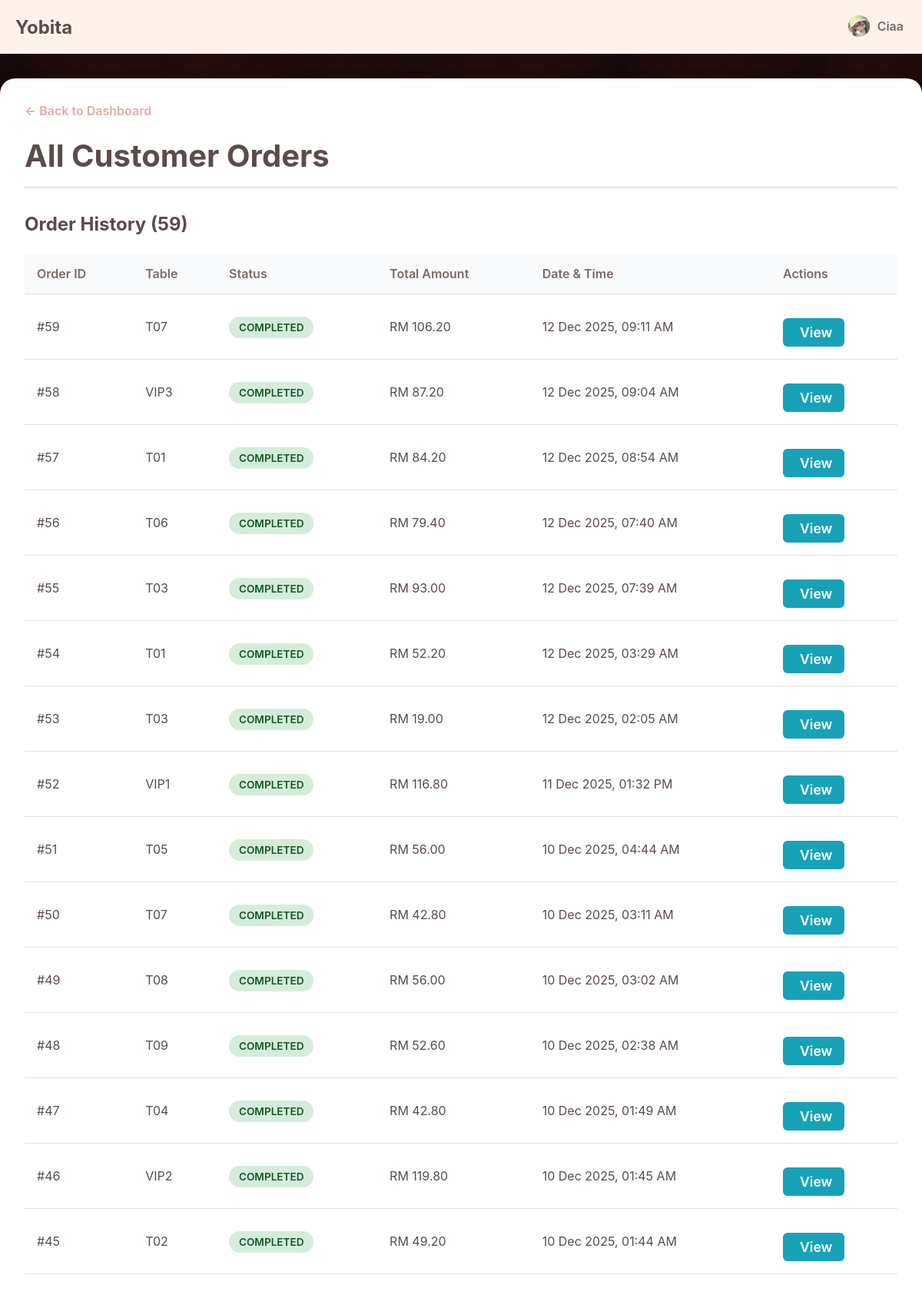
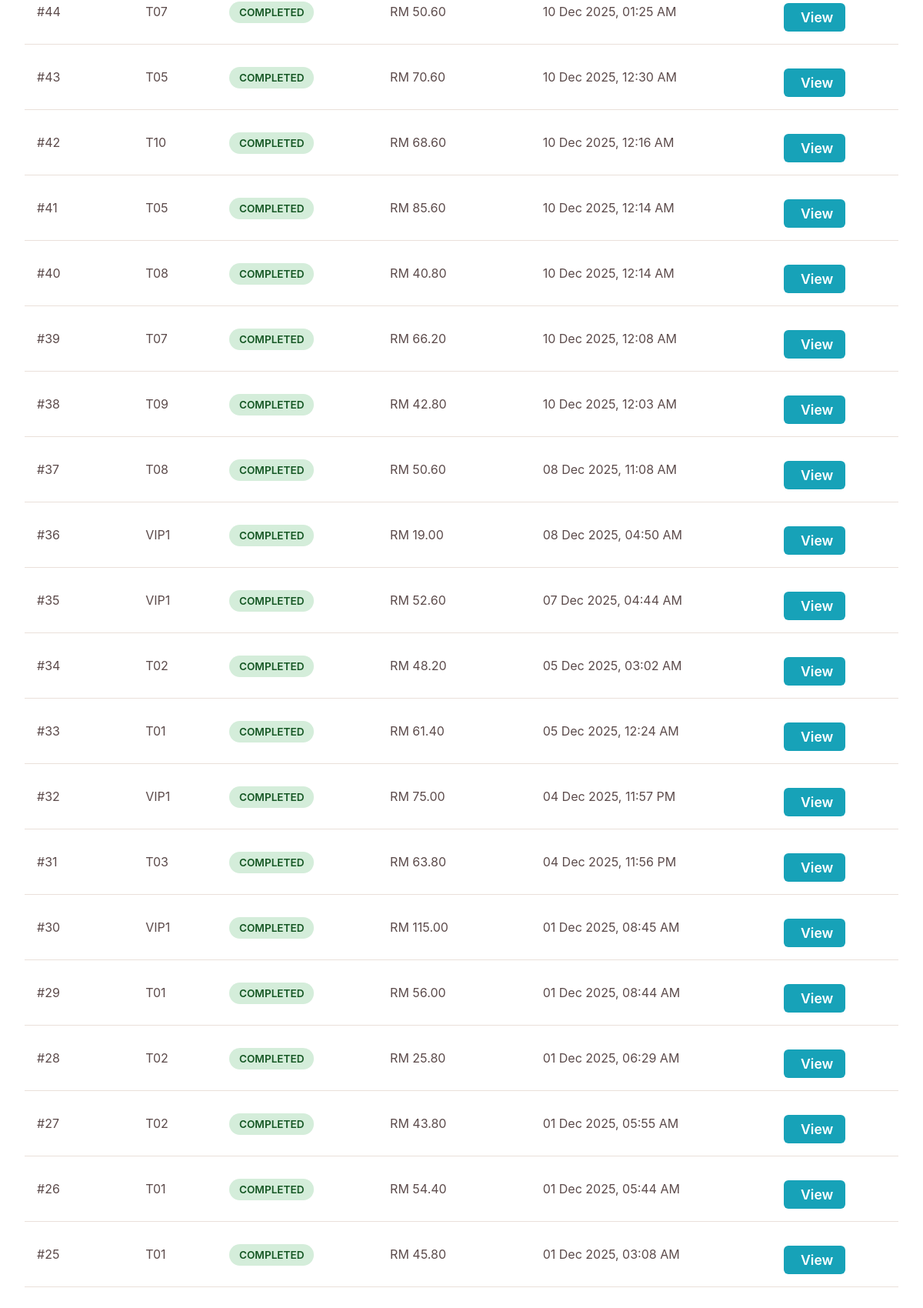
The app's page /app/admin/viewOrder.php (signed in, upper part) with its own data (2 pictures, top to bottom).
### tables this page shows
CREATE TABLE `orders` (
  `id` int(10) UNSIGNED NOT NULL,
  `table_id` int(10) UNSIGNED NOT NULL,
  `user_id` int(10) UNSIGNED NOT NULL,
  `status` enum('pending','prepared','completed','cancelled') NOT NULL DEFAULT 'pending',
  `total_amount` decimal(10,2) DEFAULT 0.00,
  `created_at` timestamp NOT NULL DEFAULT current_timestamp()
);

CREATE TABLE `dining_tables` (
  `id` int(10) UNSIGNED NOT NULL,
  `table_number` varchar(10) NOT NULL,
  `capacity` int(11) NOT NULL DEFAULT 4,
  `status` enum('available','occupied','reserved') NOT NULL DEFAULT 'available'
);

### app/admin/viewOrder.php (the view, shortened to what this page needs)
<?php
require_once '../connection.php';
$basePath = "../";
include '../_header.php';
try {
    $sql = "SELECT
                o.id,
                o.status,
                o.total_amount,
                o.created_at,
                dt.table_number
            FROM orders o
            JOIN dining_tables dt ON o.table_id = dt.id
            ORDER BY o.created_at DESC";
    $stmt = $pdo->query($sql);
    $orders = $stmt->fetchAll();
} catch (PDOException $e) {
    $orders = [];
    $message = "Error fetching orders: " . $e->getMessage();
    $message_type = "error";
}
$status_classes = [
    'pending' => 'status-pending',
    'completed' => 'status-completed',
    'cancelled' => 'status-cancelled'
];
?>
<link rel="stylesheet" href="<?php echo $basePath; ?>css/viewOrders.css">
<main class="main-wrapper">
    <div class="admin-container">
        <a href="dashboard.php" class="back-link">← Back to Dashboard</a>
        <div class="page-header">
            <h1>All Customer Orders</h1>
        </div>
        <div class="orders-list-section">
            <h2 class="section-title">Order History (<?php echo count($orders); ?>)</h2>
            <div class="table-responsive">
                <table>
                    <thead>
                        <tr>
                            <th>Order ID</th>
                            <th>Table</th>
                            <th>Status</th>
                            <th>Total Amount</th>
                            <th>Date & Time</th>
                            <th>Actions</th>
                        </tr>
                    </thead>
                    <tbody>
                        <?php if (empty($orders)): ?>
                            <tr>
                                <td colspan="6">No orders have been placed yet.</td>
                            </tr>
                        <?php else: ?>
                            <?php foreach ($orders as $order): ?>
                                <tr>
                                    <td data-label="Order ID">#<?php echo htmlspecialchars($order['id']); ?></td>
                                    <td data-label="Table"><?php echo htmlspecialchars($order['table_number']); ?></td>
                                    <td data-label="Status">
                                        <span class="status-badge <?php echo $status_classes[$order['status']] ?? ''; ?>">
                                            <?php echo htmlspecialchars(ucfirst($order['status'])); ?>
                                        </span>
                                    </td>
                                    <td data-label="Total Amount">RM <?php echo number_format($order['total_amount'], 2); ?></td>
                                    <td data-label="Date & Time"><?php echo date("d M Y, h:i A", strtotime($order['created_at'])); ?></td>
                                    <td class="actions-cell" data-label="Actions">
                                        <a href="orderDetail.php?id=<?php echo $order['id']; ?>" class="action-btn view-btn">
                                            <ion-icon name="eye-outline"></ion-icon> View
                                        </a>
                                    </td>
                                </tr>
                            <?php endforeach; ?>
                        <?php endif; ?>
                    </tbody>
                </table>
            </div>
        </div>
    </div>
</main>

### app/css/index.css (style rules this page uses)
:root { --primary: #FFDCDC; --second: #FFF2EB; --third: #ffffff; --fourth: #FFD6BA; --text-dark: #5C4B4B; --text-light: #7a6a6a; --border-color: #EAE0DA; --accent-dark: #E5A9A9; --notification: #FF3B3B; }
* { box-sizing: border-box; margin: 0; padding: 0; }
body { font-family: -apple-system, BlinkMacSystemFont, "Segoe UI", Roboto, Helvetica, Arial, sans-serif; background-color: var(--second); color: var(--text-dark); background: linear-gradient(rgba(0, 0, 0, 0.5), rgba(0, 0, 0, 0.5)), url(../image/Background.jpg) !important; background-size: cover !important; background-position: center !important; background-repeat: no-repeat !important; background-attachment: fixed !important; }
.main-wrapper { padding-top: 70px; padding-bottom: 100px; }
.btn, .action-btn { display: inline-flex; align-items: center; justify-content: center; gap: 10px; flex-grow: 1; padding: 18px; margin-top: 15px; background-color: var(--fourth); color: var(--text-dark); font-size: 1.1rem; font-weight: 600; border: none; border-radius: 12px; cursor: pointer; text-align: center; text-decoration: none; transition: all 0.2s; animation-delay: 0.6s; }

### app/css/viewOrders.css (style rules this page uses)
.admin-container { max-width: 1200px; margin: 2rem auto; padding: 2rem; background-color: #fff; border-radius: 20px; box-shadow: 0 8px 25px rgba(0, 0, 0, 0.1); animation: fadeInUp 0.6s ease-out; }
body { background-color: #f8f9fa; }
.back-link { display: inline-block; margin-bottom: 1.5rem; color: var(--accent-dark, #a05252); text-decoration: none; font-weight: 600; transition: color 0.3s ease; }
.page-header { border-bottom: 2px solid var(--border-color, #eee); padding-bottom: 1rem; margin-bottom: 2rem; }
.page-header h1 { color: var(--text-dark, #333); font-size: 2.5rem; margin: 0; }
.section-title { font-size: 1.5rem; color: var(--text-dark, #333); margin-top: 0; margin-bottom: 1.5rem; }
.table-responsive { overflow-x: auto; }
table { width: 100%; border-collapse: collapse; text-align: left; }
table th, table td { padding: 1rem; border-bottom: 1px solid var(--border-color, #eee); vertical-align: middle; }
table th { background-color: #f9fafb; font-weight: 600; color: var(--text-light, #555); }
.status-badge { padding: 0.4rem 0.8rem; border-radius: 20px; font-weight: 600; font-size: 0.85rem; text-transform: uppercase; }
.status-completed { background-color: #d4edda; color: #155724; }
.action-btn { padding: 0.5rem 1rem; border: none; border-radius: 6px; cursor: pointer; font-weight: 600; transition: all 0.2s ease; display: inline-flex; align-items: center; gap: 6px; text-decoration: none; }
.view-btn { background-color: #17a2b8; color: white; }

### records on screen
orders: id "59", table.table_number "T07", status "COMPLETED", total_amount "106.20", created_at "12 Dec 2025, 09:11 AM"
orders: id "58", table.table_number "VIP3", status "COMPLETED", total_amount "87.20", created_at "12 Dec 2025, 09:04 AM"
orders: id "57", table.table_number "T01", status "COMPLETED", total_amount "84.20", created_at "12 Dec 2025, 08:54 AM"
orders: id "56", table.table_number "T06", status "COMPLETED", total_amount "79.40", created_at "12 Dec 2025, 07:40 AM"
orders: id "55", table.table_number "T03", status "COMPLETED", total_amount "93.00", created_at "12 Dec 2025, 07:39 AM"
orders: id "54", table.table_number "T01", status "COMPLETED", total_amount "52.20", created_at "12 Dec 2025, 03:29 AM"
orders: id "53", table.table_number "T03", status "COMPLETED", total_amount "19.00", created_at "12 Dec 2025, 02:05 AM"
orders: id "52", table.table_number "VIP1", status "COMPLETED", total_amount "116.80", created_at "11 Dec 2025, 01:32 PM"
orders: id "51", table.table_number "T05", status "COMPLETED", total_amount "56.00", created_at "10 Dec 2025, 04:44 AM"
orders: id "50", table.table_number "T07", status "COMPLETED", total_amount "42.80", created_at "10 Dec 2025, 03:11 AM"
orders: id "49", table.table_number "T08", status "COMPLETED", total_amount "56.00", created_at "10 Dec 2025, 03:02 AM"
orders: id "48", table.table_number "T09", status "COMPLETED", total_amount "52.60", created_at "10 Dec 2025, 02:38 AM"
orders: id "47", table.table_number "T04", status "COMPLETED", total_amount "42.80", created_at "10 Dec 2025, 01:49 AM"
orders: id "46", table.table_number "VIP2", status "COMPLETED", total_amount "119.80", created_at "10 Dec 2025, 01:45 AM"
orders: id "45", table.table_number "T02", status "COMPLETED", total_amount "49.20", created_at "10 Dec 2025, 01:44 AM"
orders: id "44", table.table_number "T07", status "COMPLETED", total_amount "50.60", created_at "10 Dec 2025, 01:25 AM"
orders: id "43", table.table_number "T05", status "COMPLETED", total_amount "70.60", created_at "10 Dec 2025, 12:30 AM"
orders: id "42", table.table_number "T10", status "COMPLETED", total_amount "68.60", created_at "10 Dec 2025, 12:16 AM"
orders: id "41", table.table_number "T05", status "COMPLETED", total_amount "85.60", created_at "10 Dec 2025, 12:14 AM"
orders: id "40", table.table_number "T08", status "COMPLETED", total_amount "40.80", created_at "10 Dec 2025, 12:14 AM"
orders: id "39", table.table_number "T07", status "COMPLETED", total_amount "66.20", created_at "10 Dec 2025, 12:08 AM"
orders: id "38", table.table_number "T09", status "COMPLETED", total_amount "42.80", created_at "10 Dec 2025, 12:03 AM"
orders: id "37", table.table_number "T08", status "COMPLETED", total_amount "50.60", created_at "08 Dec 2025, 11:08 AM"
orders: id "36", table.table_number "VIP1", status "COMPLETED", total_amount "19.00", created_at "08 Dec 2025, 04:50 AM"
orders: id "35", table.table_number "VIP1", status "COMPLETED", total_amount "52.60", created_at "07 Dec 2025, 04:44 AM"
orders: id "34", table.table_number "T02", status "COMPLETED", total_amount "48.20", created_at "05 Dec 2025, 03:02 AM"
orders: id "33", table.table_number "T01", status "COMPLETED", total_amount "61.40", created_at "05 Dec 2025, 12:24 AM"
orders: id "32", table.table_number "VIP1", status "COMPLETED", total_amount "75.00", created_at "04 Dec 2025, 11:57 PM"
orders: id "31", table.table_number "T03", status "COMPLETED", total_amount "63.80", created_at "04 Dec 2025, 11:56 PM"
orders: id "30", table.table_number "VIP1", status "COMPLETED", total_amount "115.00", created_at "01 Dec 2025, 08:45 AM"
orders: id "29", table.table_number "T01", status "COMPLETED", total_amount "56.00", created_at "01 Dec 2025, 08:44 AM"
orders: id "28", table.table_number "T02", status "COMPLETED", total_amount "25.80", created_at "01 Dec 2025, 06:29 AM"
orders: id "27", table.table_number "T02", status "COMPLETED", total_amount "43.80", created_at "01 Dec 2025, 05:55 AM"
orders: id "26", table.table_number "T01", status "COMPLETED", total_amount "54.40", created_at "01 Dec 2025, 05:44 AM"
orders: id "25", table.table_number "T01", status "COMPLETED", total_amount "45.80", created_at "01 Dec 2025, 03:08 AM"

### other values on screen
$_SESSION['username'] "Ciaa"
count($orders) "59"
